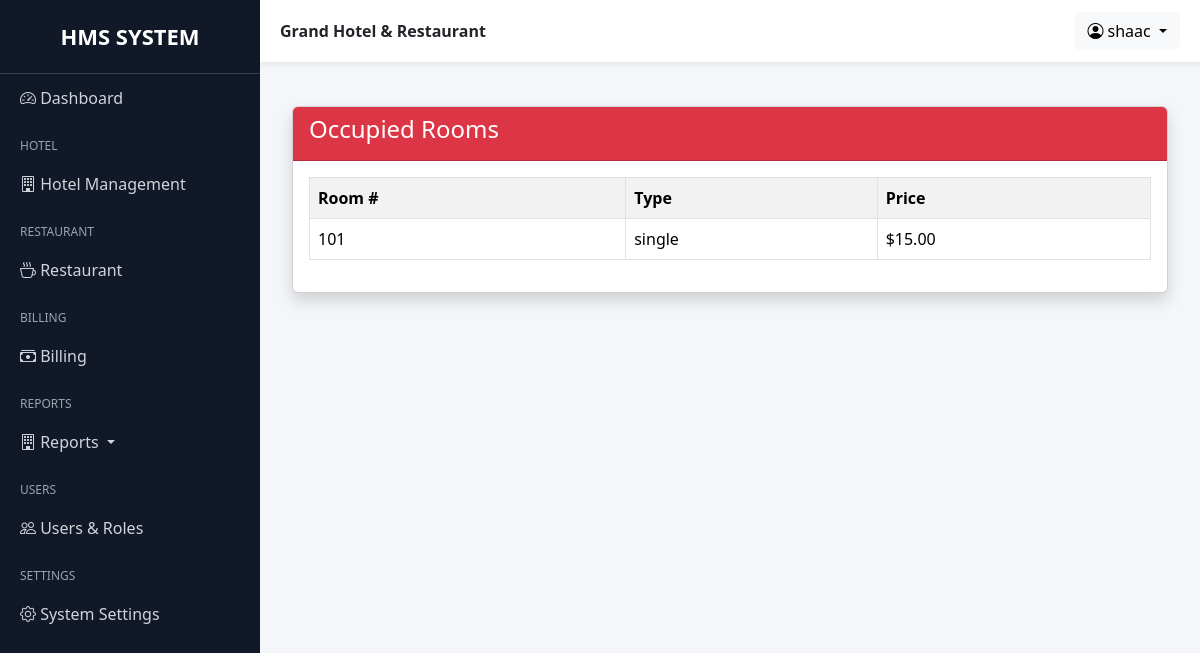
/grand/reports/occupied-rooms/ (signed in), run on the app's committed database.
### hotel/models.py (models this page shows, shortened)
class Room(models.Model):
    ROOM_TYPES = (
        ("single", "Single"),
        ("double", "Double"),
        ("suite", "Suite"),
    )
    ROOM_STATUS = (
        ("available", "Available"),
        ("reserved", "Reserved"),
        ("occupied", "Occupied"),
        ("cleaning", "Cleaning"),
        ("maintenance", "Maintenance"),
        ("out_of_order", "Out of Order"),
    )
    number = models.IntegerField(unique=True)
    room_type = models.CharField(max_length=20, choices=ROOM_TYPES)
    price = models.DecimalField(max_digits=8, decimal_places=2)
    price_with_ac = models.DecimalField(max_digits=8, decimal_places=2)
    is_available = models.BooleanField(default=True)
    status = models.CharField(max_length=20, choices=ROOM_STATUS, default="available")
    created = models.DateTimeField(auto_now_add=True, blank=True, null=True)
    created_by = models.ForeignKey(User, on_delete=models.SET_NULL, null=True, blank=True)

### reports/views.py (the view)
class OccupiedRoomsReportView(HotelReportBase):
    template_name = "reports/hotel/occupied_rooms.html"
    def get_context_data(self, **kwargs):
        c = super().get_context_data(**kwargs)
        c["rooms"] = Room.objects.filter(status="occupied").order_by("number")
        return c

### accounts/mixins.py (called while the page is built)
    def dispatch(self, request, *args, **kwargs):
        if not request.user.is_authenticated:
            return redirect("login")
        if not hasattr(request.user, "userprofile"):
            return redirect("no_permission")
        if request.user.userprofile.role not in self.allowed_roles:
            return redirect("no_permission")
        return super().dispatch(request, *args, **kwargs)

### templates/reports/hotel/occupied_rooms.html
{% extends "base.html" %}
{% block content %}
<div class="container mt-4">
<div class="card shadow">
<div class="card-header bg-danger text-white">
<h4>
Occupied Rooms
</h4>
</div>
<div class="card-body">
<table class="table table-bordered table-striped">
<tr>
<th>Room #</th>
<th>Type</th>
<th>Price</th>
</tr>
{% for room in rooms %}
<tr>
<td>{{ room.number }}</td>
<td>{{ room.room_type }}</td>
<td>${{ room.price }}</td>
</tr>
{% endfor %}
</table>
</div>
</div>
</div>
{% endblock %}

### templates/base.html (shortened to what this page needs)
{% load static %}
<!DOCTYPE html>
<html lang="en">
<head>
    <link
        href="https://cdn.jsdelivr.net/npm/bootstrap@5.3.3/dist/css/bootstrap.min.css"
        rel="stylesheet">
    <link
        rel="stylesheet"
        href="https://cdn.jsdelivr.net/npm/bootstrap-icons@1.11.3/font/bootstrap-icons.min.css">
</head>
<body>
<div class="sidebar"
     id="sidebar">
    <div class="logo">
        HMS SYSTEM
    </div>
    <a href="">
        <i class="bi bi-speedometer2"></i>
        Dashboard
    </a>
    <div class="menu-title">
        Hotel
    </div>
    <a data-bs-toggle="collapse"
       href="#hotelMenu">
        <i class="bi bi-building"></i>
        Hotel Management
    </a>
    <div class="menu-title">
        Restaurant
    </div>
    <a data-bs-toggle="collapse"
       href="#restaurantMenu">
        <i class="bi bi-cup-hot"></i>
        Restaurant
    </a>
    <div class="menu-title">
        Billing
    </div>
    <a data-bs-toggle="collapse"
       href="#billingMenu">
        <i class="bi bi-cash-stack"></i>
        Billing
    </a>
    <div class="menu-title">Reports</div>
    <a class="dropdown-toggle" data-bs-toggle="collapse" href="#reportMenu">
        <i class="bi bi-building"></i>
        Reports
    </a>
    <div class="menu-title">
        Users
    </div>
    <a data-bs-toggle="collapse"
       href="#usersMenu">
        <i class="bi bi-people"></i>
        Users & Roles
    </a>
    <div class="menu-title">
        Settings
    </div>
    <a href="">
        <i class="bi bi-gear"></i>
        System Settings
    </a>
</div>
<div class="main-content">
    <div class="topbar d-flex justify-content-between align-items-center">
        <div>
            <strong>
                Grand Hotel & Restaurant
            </strong>
        </div>
        <div class="dropdown">
            <button class="btn btn-light dropdown-toggle"
                    data-bs-toggle="dropdown">
                <i class="bi bi-person-circle"></i>
                {{ request.user }}
            </button>
        </div>
    </div>
    <div class="page-content">
        {% block content %}
        {% endblock %}
    </div>
</div>
</body>
</html>

### templates/base.html (style rules this page uses)
body { overflow-x: hidden; background: #f4f6f9; }
.sidebar { width: 260px; min-height: 100vh; background: #111827; position: fixed; top: 0; left: 0; overflow-y: auto; overflow-x: hidden; scrollbar-width:thin; }
.sidebar .logo { padding: 20px; font-size: 22px; font-weight: bold; text-align: center; color: #fff; border-bottom: 1px solid #374151; }
.sidebar a { color: #d1d5db; text-decoration: none; display: block; padding: 12px 20px; transition: 0.3s; }
.sidebar .menu-title { color: #9ca3af; font-size: 12px; text-transform: uppercase; padding: 15px 20px 5px; }
.main-content { margin-left: 260px; min-height: 100vh; }
.topbar { background: white; padding: 12px 20px; box-shadow: 0 2px 5px rgba(0,0,0,0.08); position: sticky; top: 0; z-index: 1000; }
.page-content { padding: 20px; }

### data on the page
Room: number "101", room_type "single", price "15.00"

### other printed values
{{ request.user }} "shaac"
